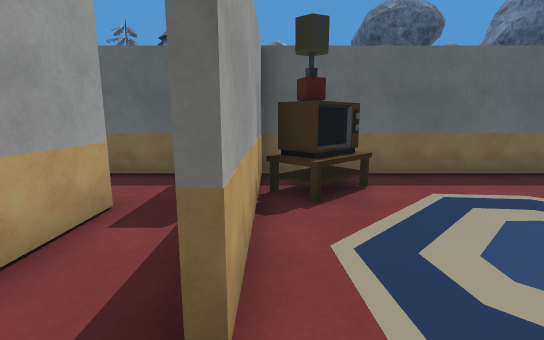
View 1 (above)

22 first-person views from a walk through a Unity game level. The camera is 1.4 m above the floor, tilts 10° down and sees 85° across. The floor is counted in squares, 1 m on a side. Each view is taken from the middle of a square. On the plan, view 1 faces up. The plan holds only what a view shows up to about 14 squares ahead; the rest is blank. The place goes on beyond the plan. The player is left out. Some animated figures are left out. Some surface patterns are stand-ins.

View 2
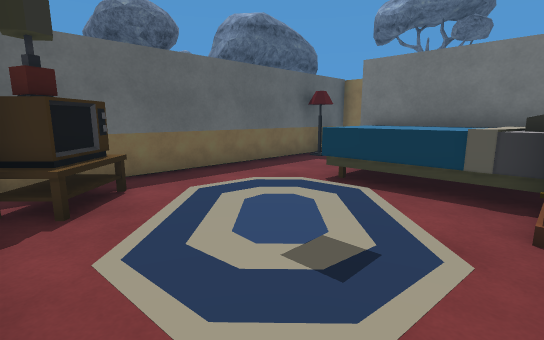

View 3
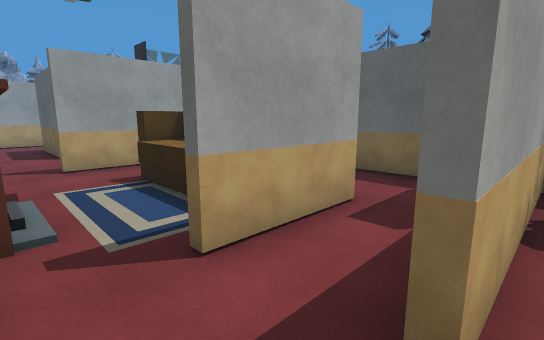

View 4
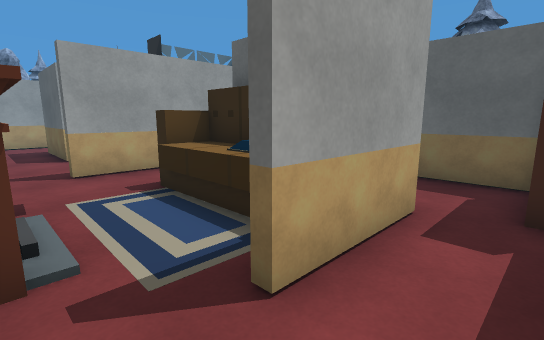

View 5
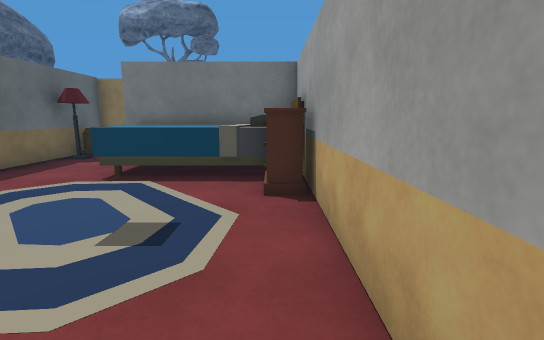

View 6
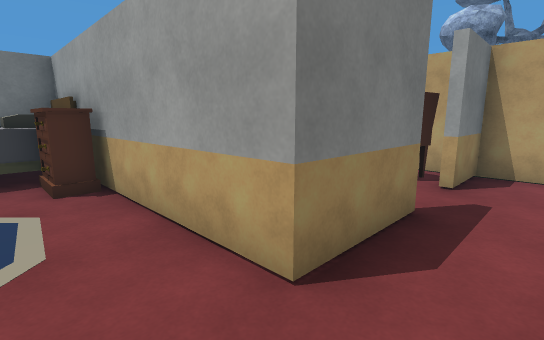

View 7
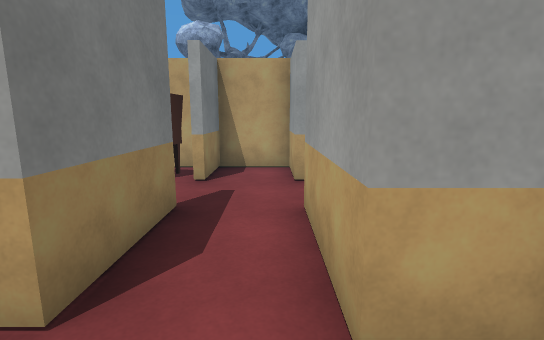

View 8
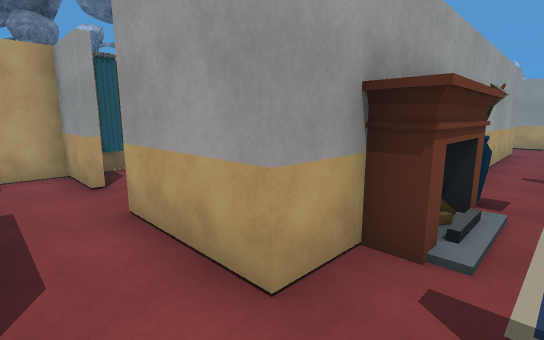

View 9
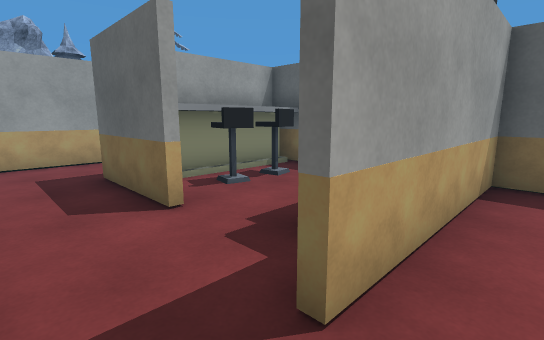

View 10
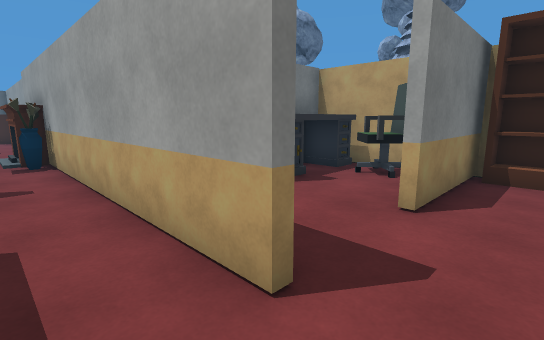

View 11
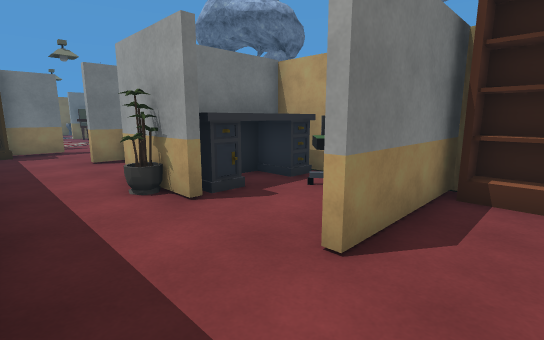

View 12
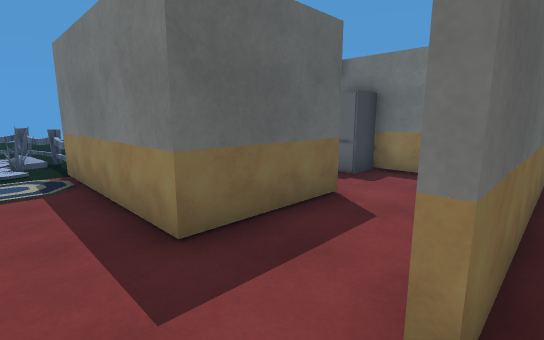

View 13
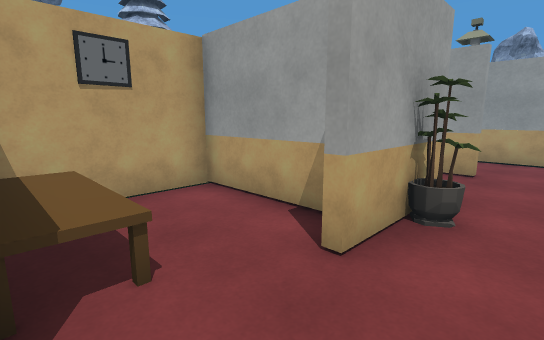

View 14
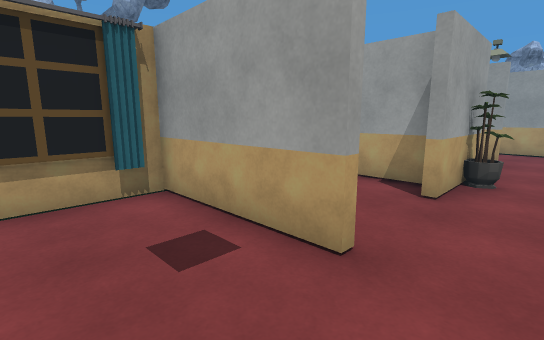

View 15
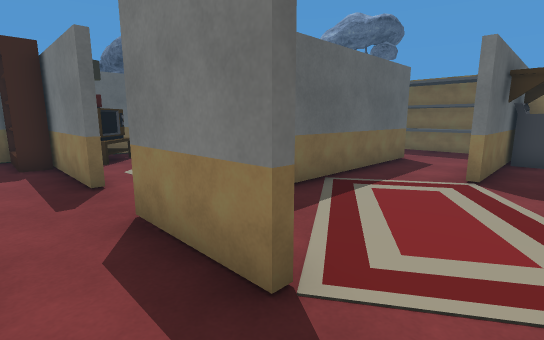

View 16
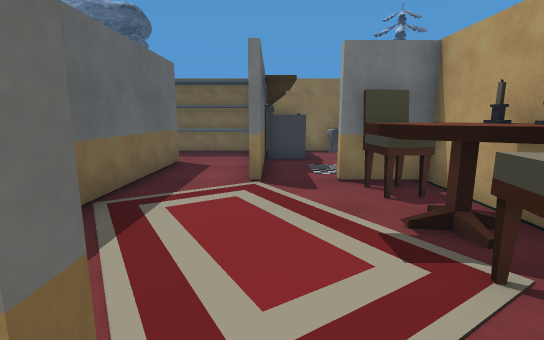

View 17
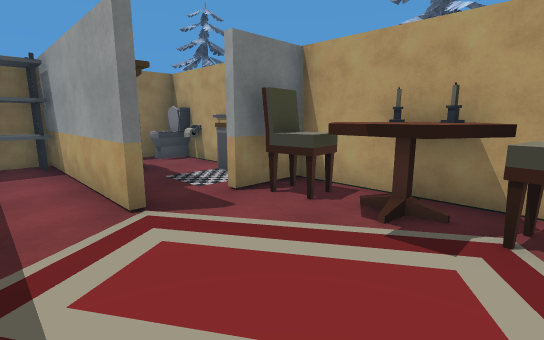

View 18
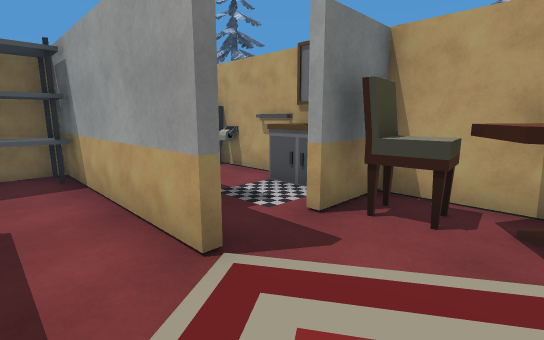

View 19
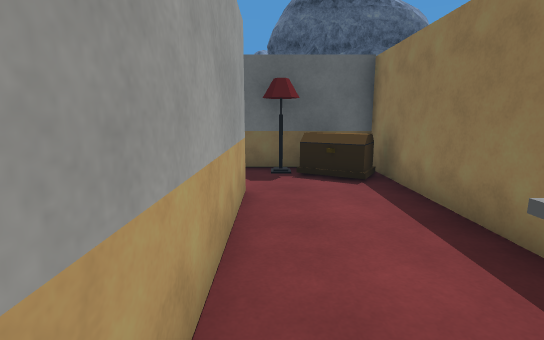

View 20
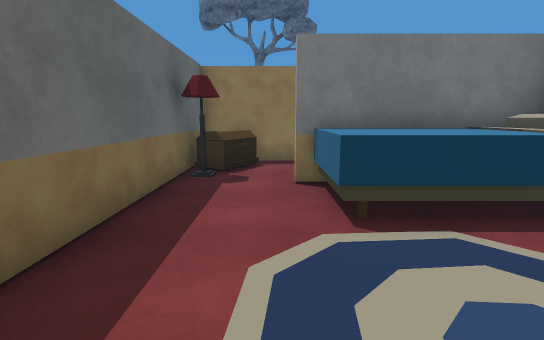

View 21
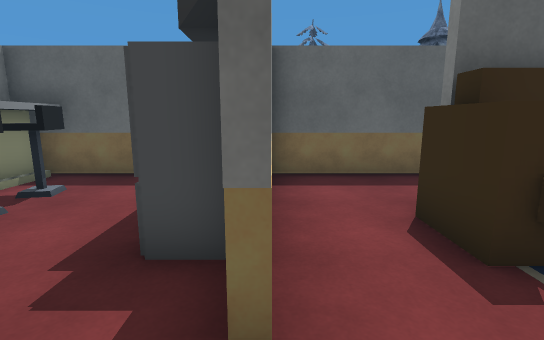

View 22
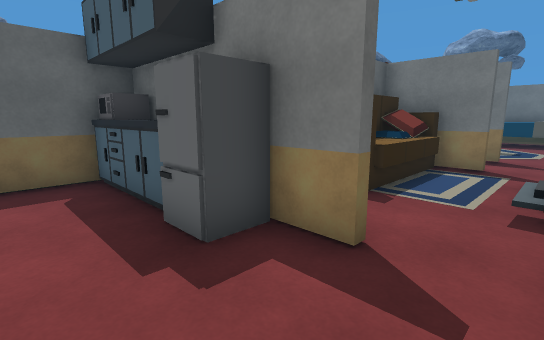

### Floor plan
Points are (right, up) in squares from view 1. A wall is a line through its corners. A room is listed if a view was taken in it or the views show most of it. See-through windows are left out.
Room 1 (views 1, 2, 3, 4, 5, 6, 7, 8, 9, 15, 16)
walls: (-2.8, 1.4) (-2.8, 3.9); (-4, -0.5) (-3.4, -0.5); (-2.5, -1.4) (-2.5, -3.5); (-0.5, 1.4) (-0.5, 5.4); (-2.5, 4.6) (-2.5, 1.5); (-8.5, -0.5) (-6, -0.5); (-0.5, -3.6) (-0.5, -0.8) (0.5, -0.8); (-2.5, -5.4) (-2.5, -7.5) (-0.5, -7.5) (-0.5, -5.5); (-1.4, 7.2) (-9, 7.2) (-9, 1.5)
ways out: opening at (-9, 0.5) to room 2; opening at (-3, -4.5) to room 4; opening at (0, -4.5) to room 5; opening at (0, 0.5) to room 6
objects: other object (-7, 3) to (-4, 4); other object (-6, 0); other object (-5, 0) to (-4, 0); other object (-3, -1); other object (-1, 5) to (-1, 7)
Room 2 (views 10, 21, 22)
walls: (-12.1, 2) (-15.5, 2) (-15.5, 2.5); (-15.5, 6.4) (-15.5, 7.5); (-9, 1.5) (-9.2, 1.5) (-9.2, 2.9); (-15.5, -0.5) (-8.5, -0.5); (-10.5, 7.2) (-14.9, 7.2); (-18.2, 2.8) (-18.2, -0.9)
ways out: opening at (-9, 0.5) to room 1; opening at (-16.5, -1) to room 3; opening at (-16.5, 7)
objects: other object (-15, 3) to (-14, 6); other object (-14, 4) to (-13, 4); other object (-14, 5) to (-13, 6); other object (-10, 3) to (-10, 4); other object (-10, 5) to (-10, 6)
Room 3 (views 11, 12)
walls: (-18.2, -2.4) (-18.2, -4); (-14.5, -0.8) (-15.5, -0.8); (-15.5, -7.6) (-15.5, -3.5)
ways out: opening at (-16.5, -1) to room 2; opening at (-15, -2.5) to room 7
objects: other object (-17, -7) to (-16, -7)
Room 4 (views 13, 14)
walls: (-6.8, -4.5) (-6.8, -3.5); (-6.5, -6.4) (-6.5, -7.5) (-3.2, -7.5); (-6.5, -3.4) (-6.5, -4.5); (-2.8, -3.6) (-2.8, -1.8); (-10.5, -4) (-10.5, -4.5); (-10.5, -6.4) (-10.5, -7.5) (-7.1, -7.5)
ways out: opening at (-3, -4.5) to room 1; opening at (-10.5, -5.5) to room 7; opening at (-10.5, -2.5) to room 7
objects: other object (-8, -7) to (-7, -4); other object (-6, -7)
Room 5 (views 17, 18, 19)
walls: (6.5, -3.8) (5.5, -3.8); (8.6, -1) (2.6, -1); (5.4, -3.5) (9.5, -3.5); (11.8, -3.6) (11.8, 0.2); (11.8, 1.8) (11.8, 7.2) (9.6, 7.2); (8.5, 4.5) (8.5, 3.4); (0.2, -7.5) (5.5, -7.5) (5.5, -5.5); (8.6, 7.2) (7.6, 7.2)
ways out: opening at (0, -4.5) to room 1; opening at (8, 5.5) to room 6; opening at (6, -5) to room 8
objects: other object (1, -7) to (1, -6); other object (2, -7) to (3, -5); other object (4, -7) to (5, -6); other object (10, 6) to (11, 6); other object (11, -3) to (11, 1)
Room 6 (view 20)
walls: (8.3, 3.4) (8.3, 4.5); (0.5, -0.8) (6.1, -0.8); (7.6, 7.2) (-0.3, 7.2) (-0.3, 1.5)
ways out: opening at (0, 0.5) to room 1; opening at (8, 5.5) to room 5
objects: other object (1, 1) to (5, 5); other object (1, 5) to (2, 6); other object (1, 6); other object (4, 0) to (5, 0); other object (6, 0) to (8, 4)
Room 7 (no view inside)
walls: (-11.6, -3.5) (-9.5, -3.5); (-15.3, -3.4) (-15.3, -4.2); (-9.8, -0.8) (-14.5, -0.8); (-13.8, -7.5) (-10.8, -7.5) (-10.8, -6.4)
ways out: opening at (-15, -2.5) to room 3; opening at (-10.5, -5.5) to room 4; opening at (-10.5, -2.5) to room 4
objects: other object (-14, -7) to (-13, -6); other object (-12, -7) to (-11, -4); other object (-12, -3) to (-11, -3)
Room 8 (no view inside)
walls: (9.4, -3.8) (6.5, -3.8); (7.2, -7.5) (10.5, -7.5); (11.8, -7.4) (11.8, -3.8)
ways out: opening at (6, -5) to room 5
objects: other object (7, -7) to (8, -7); other object (9, -7); other object (9, -5) to (10, -4); other object (10, -7); other object (11, -7) to (11, -6)

Where each view was taken, in squares from view 1:
view 1: 0 up, 0 right, facing up
view 2: 0 up, 0 right, facing up-right
view 3: 0 up, 0 right, facing up-left
view 4: 0 up, 1 left, facing up-left
view 5: 0 up, 1 left, facing right
view 6: 1 up, 2 left, facing down-right
view 7: 1 up, 2 left, facing down
view 8: 1 up, 1 left, facing down-left
view 9: 0 up, 8 left, facing up-left
view 10: 1 up, 17 left, facing down-right
view 11: 1 down, 17 left, facing down-right
view 12: 1 down, 17 left, facing up-right
view 13: 2 down, 7 left, facing down-left
view 14: 2 down, 4 left, facing down-left
view 15: 5 down, 2 left, facing up-right
view 16: 4 down, 1 left, facing right
view 17: 2 down, 1 right, facing down-right
view 18: 2 down, 3 right, facing down-right
view 19: 1 down, 9 right, facing up
view 20: 5 up, 2 right, facing right
view 21: 0 up, 9 left, facing up
view 22: 0 up, 12 left, facing up-right
